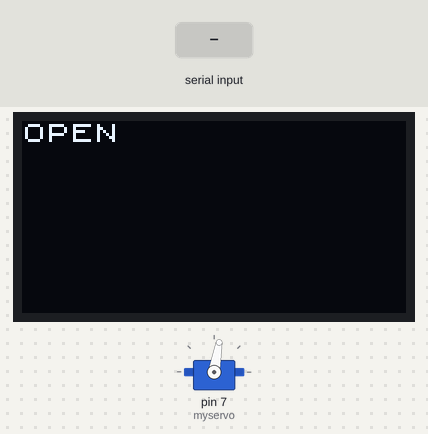
The sketch below on a simulated Arduino Uno, built with avr-gcc and run on an emulated ATmega328P. On the bench: servo, 128×64 one-colour display. The inputs (shaded band) are chosen by the test bench. What the sketch prints to the serial monitor is not drawn.

Above: at 1.2 s.
1.3 s: byte 66 ('B') received over Serial
At 2.1 s:
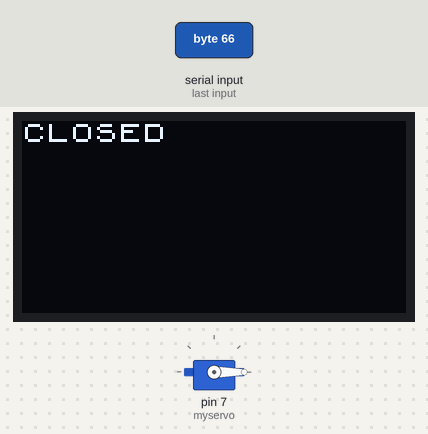
2.8 s: "A\n" received over Serial
At 3.9 s:
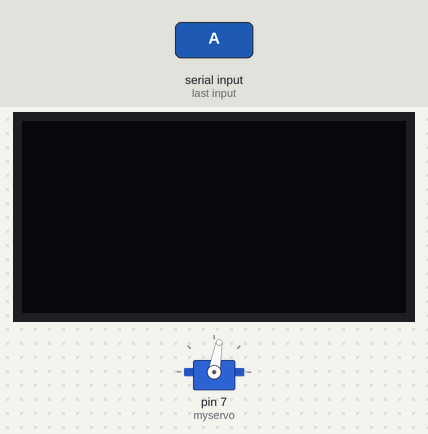
4.4 s: "B\n" received over Serial
At 5.7 s:
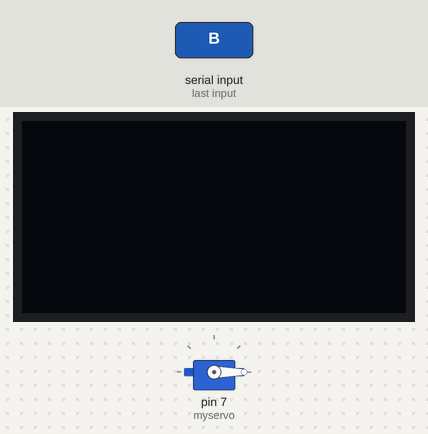
Timing chart, 0 to 7.4 s (numbered marks = the images above; inputs shaded):
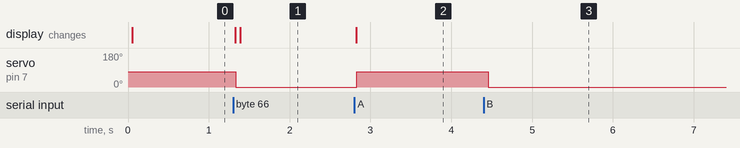

Measured:
- after the input at 1.3 s, servo on pin 7 (myservo): 80° → 0° at once; the display: first changes at once (image 1 shows a later state)
- after the input at 2.8 s, servo on pin 7 (myservo): 0° → 80° at once; the display: changes at once (image 2)
- after the input at 4.4 s, servo on pin 7 (myservo): 80° → 0° after 0.06 s

The sketch:

Arduino.ino
```cpp
// D7 is servo

#include <Servo.h>
#include <U8x8lib.h>

Servo myservo;  // create servo object to control a servo

U8X8_SSD1306_128X64_ALT0_HW_I2C u8x8(/* reset=*/ U8X8_PIN_NONE);

enum Status
{
  lock, unlock
};

Status status = lock;

void setup()
{
  Serial.begin(115200);
  myservo.attach(7);
  if (myservo.read() <= 70)
  {
    myservo.write(0);
    u8x8.begin();
    u8x8.setFlipMode(1);
    u8x8.setFont(u8x8_font_chroma48medium8_r);
    u8x8.print("CLOSED");
  }
  else
  {
    myservo.write(80);
    u8x8.begin();
    u8x8.setFlipMode(1);
    u8x8.setFont(u8x8_font_chroma48medium8_r);
    u8x8.print("OPEN");
  }
  Serial.print("Setup done!");
}

void loop()
{
  dostuff();
}

void dostuff()
{
  if (Serial.available())
  {
    u8x8.clear();
    char msg = Serial.read();
    Serial.print(msg);
    Serial.print('\n');
    Serial.print(status);
    if (msg == 'A')
    {
      int pos;
      for (pos = 0; pos <= 80; pos++)
      {
        myservo.write(pos);
      }
      status = Status::unlock;
      u8x8.clear();
      u8x8.print("OPEN");
      Serial.print('\n');
      Serial.print("Door unlocked!");
    }
    else if (msg == 'B')
    {
      int pos;
      for (pos = 80; pos >= 0; pos--)
      {
        myservo.write(pos);
      }
      status = Status::lock;
      u8x8.clear();
      u8x8.print("CLOSED");
      Serial.print('\n');
      Serial.print("Door locked!");
    }
  }
}
```
